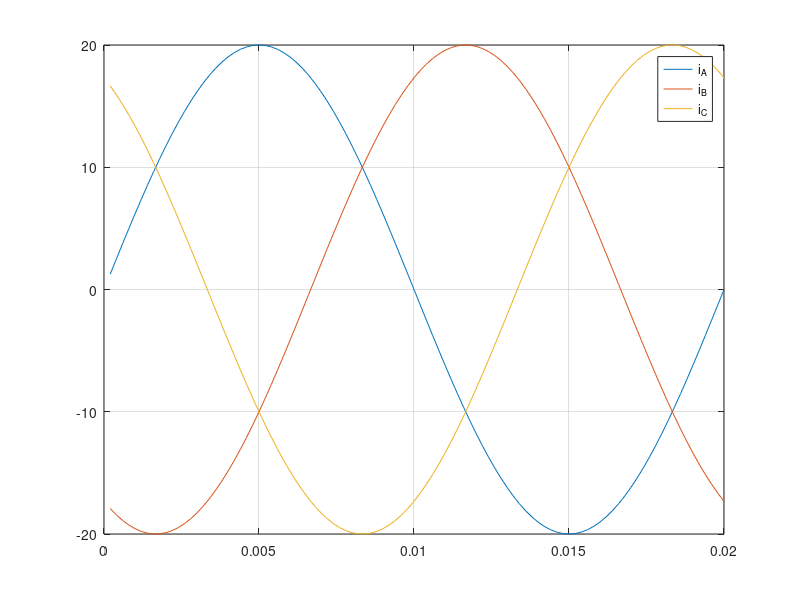

The MATLAB source for this figure:
Imax = 20;  % peak current (A)
f = 50;    % frequency electric supply in (Hz)
T = 1/f;    % electrical period
s = 100; % sampling per period

for   i = 1:s;  % electrical time for 1 period
    t(i) = i*(T/s);
    i_A = Imax*sin(2*pi*f*t); 
    i_B = Imax*sin(2*pi*f*t - 2*pi/3) ;
    i_C = Imax*sin(2*pi*f*t + 2*pi/3);
end

figure
plot(t, i_A)
hold
plot(t, i_B)
plot(t, i_C)
grid
legend('i_A','i_B','i_C')